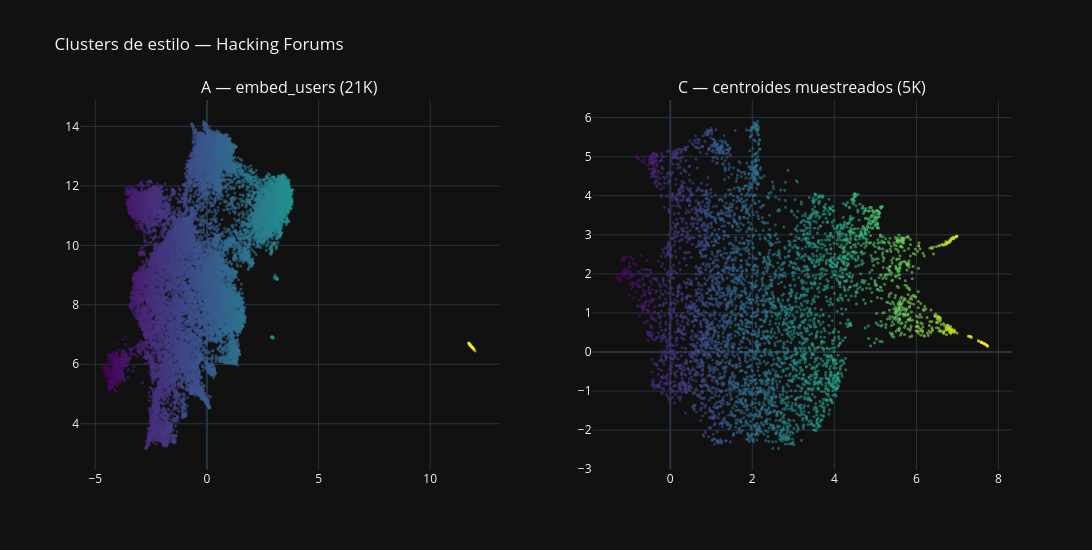

The notebook cell saved with this chart:
### Code cell
# UMAP comparativo — Estrategia A vs C
import plotly.graph_objects as go
from plotly.subplots import make_subplots

def run_umap(vectors, user_ids, label):
    if len(vectors) < 10:
        return None, None
    try:
        import umap
        reducer = umap.UMAP(n_components=2, random_state=42,
                            n_neighbors=min(15, len(vectors)-1))
        coords = reducer.fit_transform(vectors)
        return coords, user_ids
    except Exception as e:
        print(f"UMAP {label}: {e}")
        return None, None

coords_A, ids_A = run_umap(hf_vectors_A, hf_user_ids_A, 'A')
coords_C, ids_C = run_umap(hf_vectors_C, hf_user_ids_C, 'C')

panels = [(coords_A, ids_A, 'A — embed_users (21K)'),
          (coords_C, ids_C, 'C — centroides muestreados (5K)')]
panels = [(c, u, t) for c, u, t in panels if c is not None]

if panels:
    fig = make_subplots(rows=1, cols=len(panels),
                        subplot_titles=[t for _, _, t in panels])
    for col, (coords, uids, title) in enumerate(panels, 1):
        fig.add_trace(go.Scattergl(
            x=coords[:, 0], y=coords[:, 1],
            mode='markers',
            marker=dict(size=3, opacity=0.6,
                        color=coords[:, 0], colorscale='Viridis', showscale=False),
            text=uids, hovertemplate='%{text}<extra></extra>',
            name=title
        ), row=1, col=col)

    fig.update_layout(title='Clusters de estilo — Hacking Forums',
                      template='plotly_dark', height=550, width=1100,
                      showlegend=False)
    fig.show()

    # HDBSCAN en estrategia C (más limpia)
    if coords_C is not None:
        try:
            import hdbscan
            labels = hdbscan.HDBSCAN(min_cluster_size=5, min_samples=3).fit_predict(coords_C)
            nc = len(set(labels)) - (1 if -1 in labels else 0)
            print(f"\nHDBSCAN (estrategia C): {nc} clusters, {(labels==-1).sum()} ruido")
        except ImportError:
            print("hdbscan no instalado")
else:
    print("Sin embeddings disponibles.")

### Figure 1 — Plotly figure (JSON) as saved in the notebook; plotly's stock layout.template omitted (floating-point values rounded to 4 significant figures; data arrays with more than 128 entries replaced by an {"elided": "..."} marker saying what was removed)
{"data": [{"hovertemplate": "%{text}<extra></extra>", "marker": {"color": {"elided": "21397 float values"}, "colorscale": [[0.0, "#440154"], [0.1111, "#482878"], [0.2222, "#3e4989"], [0.3333, "#31688e"], [0.4444, "#26828e"], [0.5556, "#1f9e89"], [0.6667, "#35b779"], [0.7778, "#6ece58"], [0.8889, "#b5de2b"], [1.0, "#fde725"]], "opacity": 0.6, "showscale": false, "size": 3}, "mode": "markers", "name": "A — embed_users (21K)", "text": {"elided": "21397 str values"}, "type": "scattergl", "x": {"elided": "21397 float values"}, "xaxis": "x", "y": {"elided": "21397 float values"}, "yaxis": "y"}, {"hovertemplate": "%{text}<extra></extra>", "marker": {"color": {"elided": "4997 float values"}, "colorscale": [[0.0, "#440154"], [0.1111, "#482878"], [0.2222, "#3e4989"], [0.3333, "#31688e"], [0.4444, "#26828e"], [0.5556, "#1f9e89"], [0.6667, "#35b779"], [0.7778, "#6ece58"], [0.8889, "#b5de2b"], [1.0, "#fde725"]], "opacity": 0.6, "showscale": false, "size": 3}, "mode": "markers", "name": "C — centroides muestreados (5K)", "text": {"elided": "4997 str values"}, "type": "scattergl", "x": {"elided": "4997 float values"}, "xaxis": "x2", "y": {"elided": "4997 float values"}, "yaxis": "y2"}], "layout": {"annotations": [{"font": {"size": 16}, "showarrow": false, "text": "A — embed_users (21K)", "x": 0.225, "xanchor": "center", "xref": "paper", "y": 1.0, "yanchor": "bottom", "yref": "paper"}, {"font": {"size": 16}, "showarrow": false, "text": "C — centroides muestreados (5K)", "x": 0.775, "xanchor": "center", "xref": "paper", "y": 1.0, "yanchor": "bottom", "yref": "paper"}], "height": 550, "showlegend": false, "title": {"text": "Clusters de estilo — Hacking Forums"}, "width": 1100, "xaxis": {"anchor": "y", "domain": [0.0, 0.45]}, "xaxis2": {"anchor": "y2", "domain": [0.55, 1.0]}, "yaxis": {"anchor": "x", "domain": [0.0, 1.0]}, "yaxis2": {"anchor": "x2", "domain": [0.0, 1.0]}}}
